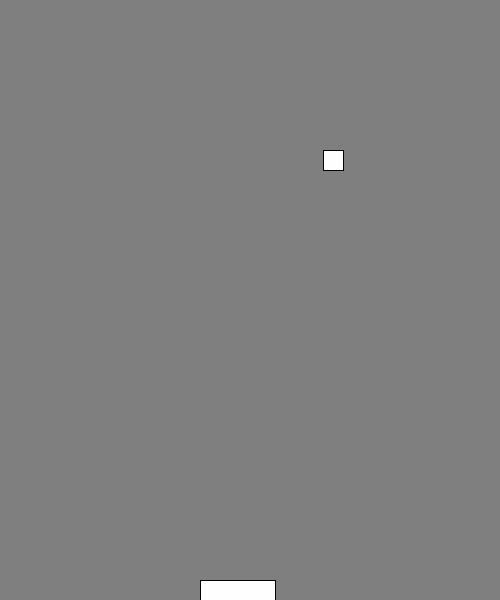
Frame 1 (no input)
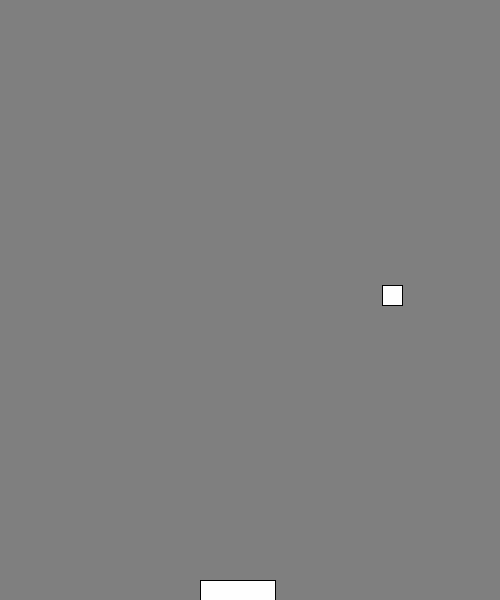
Frame 60 (the mouse pressed at the canvas centre just before this capture)
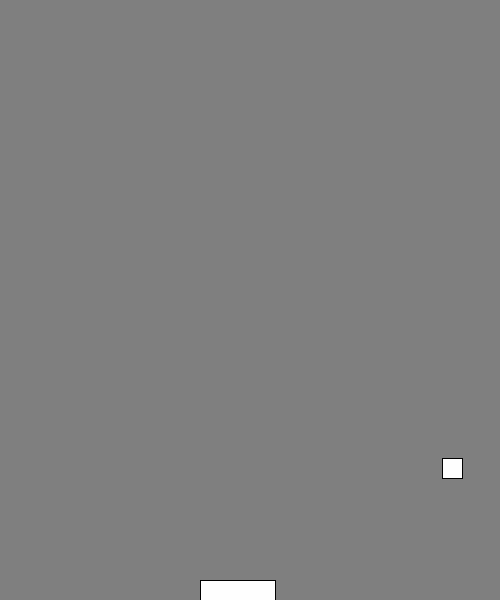
Frame 120 (the mouse held since frame 60 and released just before this capture)

The Processing sketch that drew these frames (run headless with seeded random() and noise(); from frame 60 on, the mouse is pressed at the canvas centre):

// Processing sketch: processing_83177
// ── processing_83177.pde

ballo bob;
paddle bobo;
float z=200;
void setup()
{
  size(500, 600);
  frameRate(120);
  bob=new ballo();
  bobo=new paddle();
}
void draw()
{
  background(127);
  bob.show();
  bob.move();
  bob.lose();
  bob.bounce();
  bobo.shows();
  bobo.move();
}
class ballo
{
  float y, speed, gravity, x;
  boolean right, gameover;
  ballo()
  {
    y=150;
    speed=2;
    gravity=0.01;
    x=int(random(500));
    right=true;
    gameover=false;
  }
  void move()
  {
    y=y+speed;
    speed=speed+gravity;
    if (right==true)
    {
      x++;
    }
    else
    {
      x--;
    }
  }
  void bounce()
  {
    if (x+20>width)
    {
      right=false;
    }
    if (x<0)
    {
      right=true;
    }
    if (x>z && x+20<z+75 && y+20>580)
    {
      speed=speed*(-.95);
    }
  }
  void show()
  {
    stroke(1);
    fill(254);
    if (gameover==false)
    {
      
      rect(x, y, 20, 20);
    }
  }
  void lose()
  {
    if (y>height)
    {
      text("You Lose! Click to play again!", 250, 250);
      gameover=true;
    }
    if (mousePressed==true && gameover==true)
    {
      background(127);
      gameover=false;
      x=int(random(500));
      y=150;
      speed=2;
      gravity=0.01;
    }
  }
}
class paddle
{
  boolean left, right;
  paddle()
  {
    left=false;
    right=false;
  }
  void move()
  {
    if (keyPressed==true && key=='a')
    {
      z-=2.5;
    }
    else if (keyPressed==true && key=='d')
    {
      z+=2.5;
    }
    if (z<0)
    {
      z=0;
    }
    if (z+75>width)
    {
      z=width-75;
    }
  }
  void shows()
  {
    stroke(0);
    rect(z, 580, 75, 20);
  }
}
